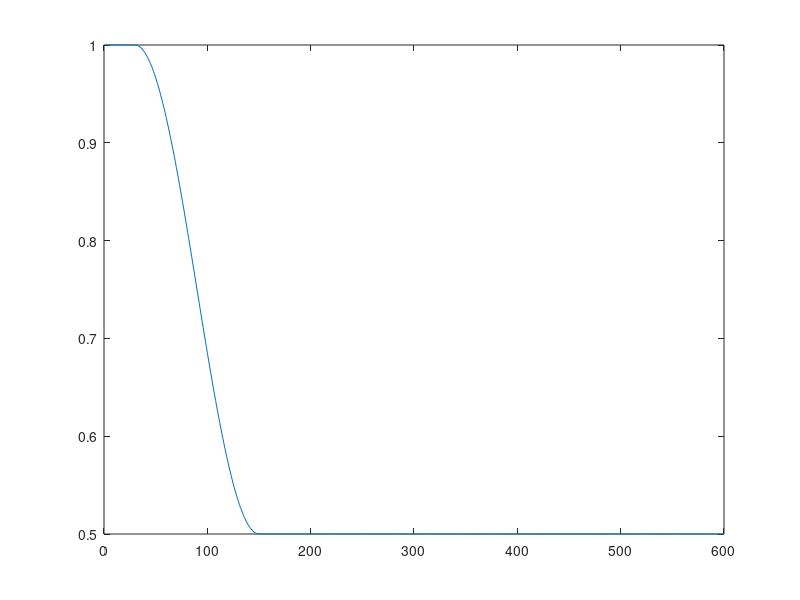

Here is the MATLAB script that generated this plot: (Note: this script raises an error after producing the figure.)
clear;
% getIntrinsicSlingMuscleContractionTrajectory

totalTime = 10;
startTime = 0.5;
contractTime = 2;
fps = 60;
contractRatio = 0.5;

T = contractTime*2;
t = 1/fps:(1/fps):contractTime;
trajectory = contractRatio*ones(totalTime*fps, 1);
trajectory(1:startTime*fps) = ones(startTime*fps, 1);
trajectory(startTime*fps+(1:contractTime*fps)) = cos(2*pi/T*t)*(1-contractRatio)/2 + (1+contractRatio)/2;

plot(trajectory);
writematrix(trajectory, '../intrinsic_sling_muscle_contraction_trajectory.csv')